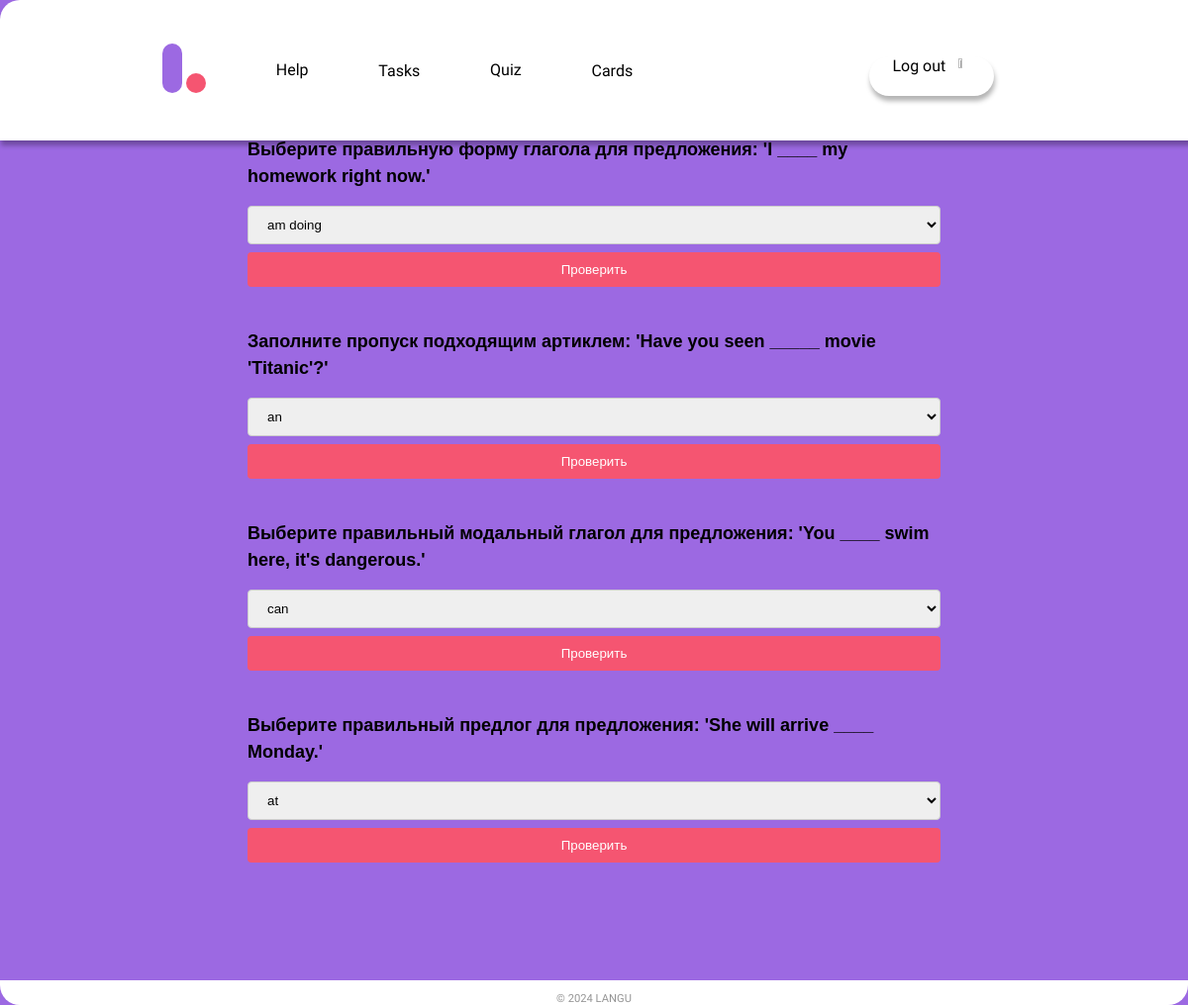
/question (signed in), run on the app's committed database.
### main/models.py (models this page shows)
class Question(models.Model):
    question_text = models.CharField(max_length=200)

### main/views.py (the view)
# urls.py: path('question', views.questions, name='question'),
def questions(request):
    questions = Question.objects.all()
    context = {'questions': questions}
    return render(request, 'main/questions.html', context)

### main/templates/main/questions.html (shortened to what this page needs)
{% extends 'main/layout.html' %}
{% block content %}
<head>
</head>
<body>
    <div id="container">
        {% for question in questions %}
            <div class="question">
                <p><strong>{{ question.question_text }}</strong></p>
                <form data-question-id="{{ question.id }}" class="question-form">
                    <select name="choice">
                        {% for choice in question.choice_set.all %}
                            <option value="{{ choice.id }}">{{ choice.choice_text }}</option>
                        {% endfor %}
                    </select>
                    <button type="submit">Проверить</button>
                </form>
            </div>
        {% endfor %}
    </div>
</body>
{% endblock %}

### main/static/main/css/main.css (style rules this page uses)
body { font-family: Arial, sans-serif; background-color: #f0f0f0; padding: 20px; display: flex; justify-content: center; align-items: center; height: 120%; }
button { width: 100%; background-color: #F55571; color: white; padding: 14px 20px; margin: 8px 0; border: none; border-radius: 4px; cursor: pointer; }
body { background-color: #9C69E2; }

### main/templates/main/questions.html (style rules this page uses)
.question { display: flex; flex-direction: column; align-items: stretch; width: 100%; max-width: 700px; margin: 0 auto; }
.question p { font-size: 18px; line-height: 1.5; margin-bottom: 16px; }
.question select { width: 100%; padding: 10px 15px; margin-right: 16px; display: block; border: 1px solid #ccc; border-radius: 4px; box-sizing: border-box; }
.question button { width: 100%; background-color: #F55571; color: white; padding: 10px 20px; border: none; border-radius: 4px; cursor: pointer; margin-top: 8px; }

### data on the page
Question: question_text "Выберите правильную форму глагола для предложения: 'I ____ my homework right now.'"
Question: question_text "Заполните пропуск подходящим артиклем: 'Have you seen _____ movie 'Titanic'?'"
Question: question_text "Выберите правильный модальный глагол для предложения: 'You ____ swim here, it's dangerous.'"
Question: question_text "Выберите правильный предлог для предложения: 'She will arrive ____ Monday.'"

### other printed values
form field choice "am doing"
form field choice "an"
form field choice "can"
form field choice "at"
